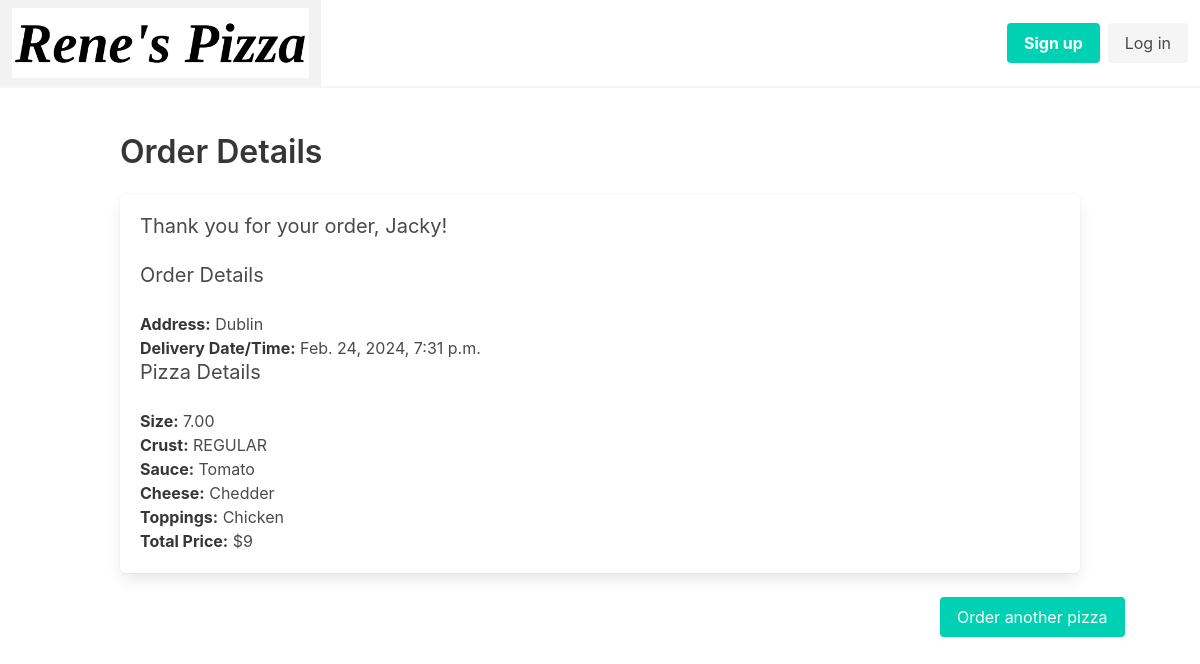
The page /previous_order/2/ on the database its author committed.
### pizza/models.py (models this page shows, shortened)
class Order(models.Model):
    id = models.AutoField(primary_key=True)
    name = models.CharField(max_length=100)
    pizza = models.ForeignKey(Pizza,null=True, on_delete=models.CASCADE)
    address = models.TextField(max_length=150,default="Dublin")
    card_number = models.PositiveBigIntegerField(default=0000000000000000, validators=[validate_length])
    expiry = models.ForeignKey(CardExpiry, on_delete=models.CASCADE)
    cvv = models.IntegerField(default=000, validators=[validate_cvv])
    user = models.ForeignKey(User, on_delete=models.CASCADE, default=1)
    date_ordered = models.DateTimeField(auto_now_add=True)

class Pizza(models.Model):
   id = models.AutoField(primary_key=True)
   pepperoni = models.BooleanField( verbose_name=('Pepperoni'), default=False)
   chicken = models.BooleanField(verbose_name=('Chicken'), default=False,)
   ham = models.BooleanField(verbose_name=('Ham'), default=False)
   pineapple = models.BooleanField(verbose_name=('Pineapple'), default=False)
   peppers = models.BooleanField(verbose_name=('Peppers'), default=False)
   mushrooms = models.BooleanField(verbose_name=('Mushrooms'), default=False)
   onions = models.BooleanField(verbose_name=('Onions'), default=False)
   crust = models.CharField(max_length=50, choices=Crust, default='REGULAR')
   sauce = models.ForeignKey(Sauce, null=True ,on_delete = models.CASCADE)
   cheese = models.ForeignKey(Cheese, null=True ,on_delete = models.CASCADE)
   size = models.ForeignKey(Size,null=True ,on_delete = models.CASCADE)
   def get_selected_toppings(self):
       selected_toppings= []
       if self.pepperoni == True:
           selected_toppings.append('Pepperoni')
       if self.chicken == True:
           selected_toppings.append('Chicken')
       if self.ham == True:
           selected_toppings.append('Ham')
       if self.pineapple == True:
           selected_toppings.append('Pineapple')
       if self.peppers == True:
           selected_toppings.append('Peppers')
       if self.mushrooms == True:
           selected_toppings.append('Mushrooms')
       if self.onions == True:
           selected_toppings.append('Onions')
       return selected_toppings
   def get_total_price(self):
       base_price = 8
       toppings_price = 1
       total_price = 0
       if self.size.size == 7:
           total_price += base_price
       if self.size.size == 9.50:
           total_price += base_price + 2
       if self.size.size == 11.5:
           total_price += base_price + 4
       if self.size.size == 13.5:
           total_price += base_price + 6
       total_price = total_price + (len(self.get_selected_toppings()) * toppings_price)
       return total_price

class Size(models.Model):
    id = models.AutoField(primary_key=True)
    size = models.DecimalField(max_digits=4, decimal_places=2, default=7)
    def __str__(self) -> str:
        return str(self.size)

class Sauce(models.Model):
    id = models.AutoField(primary_key=True)
    name = models.CharField(max_length=100)
    def __str__(self) -> str:
        return self.name

class Cheese(models.Model):
    id = models.AutoField(primary_key=True)
    name = models.CharField(max_length=100)
    def __str__(self) -> str:
        return self.name

### pizza/views.py (the view)
# urls.py: path('previous_order/<int:order_id>/', previous_order, name="previous_order"),
def previous_order(request, order_id):
    order = Order.objects.get(id=order_id)
    return render(request, 'previous_order.html', {'order': order})

### pizza/templates/previous_order.html
{% extends 'order.html' %}
{% block heading %}
Order Details
{% endblock %}
{% block options %}
<div class="columns is-mobile">
    <div class="column is-2 is-offset-10">
        <a href="{% url 'create_pizza' %}"><button class="button is-primary">Order another pizza</button></a>
    </div>
</div>
{% endblock %}

### pizza/templates/order.html
{% extends 'base.html' %}
{% block content %}
<section class="section">
  <div class="container">
      <h1 class="title">{% block heading %} {% endblock %}</h1>
      <div class="box">
          <h2 class="subtitle">Thank you for your order, {{ order.name }}!</h2>
          <h3 class="subtitle">Order Details</h3>
          <p><strong>Address:</strong> {{ order.address }}</p>
          <p><strong>Delivery Date/Time:</strong> {{ order.date_ordered }}</p>
          <h3 class="subtitle">Pizza Details</h3>
          <p><strong>Size:</strong> {{ order.pizza.size }}</p>
          <p><strong>Crust:</strong> {{ order.pizza.crust }}</p>
          <p><strong>Sauce:</strong> {{ order.pizza.sauce }}</p>
          <p><strong>Cheese:</strong> {{ order.pizza.cheese }}</p>
          <p><strong>Toppings:</strong> {{ order.pizza.get_selected_toppings|join:", " }}</p>
          <p><strong>Total Price:</strong> ${{ order.pizza.get_total_price }}</p>
      </div>
      {% block options %}
{% endblock %}
  </div>
</section>
{% endblock %}

### rows shown on the page
Order: name "Jacky", address "Dublin", date_ordered "Feb. 24, 2024, 7:31 p.m.", pizza.size "7.00", pizza.crust "REGULAR", pizza.sauce "Tomato", pizza.cheese "Chedder", pizza.get_selected_toppings "Chicken", pizza.get_total_price "9"
